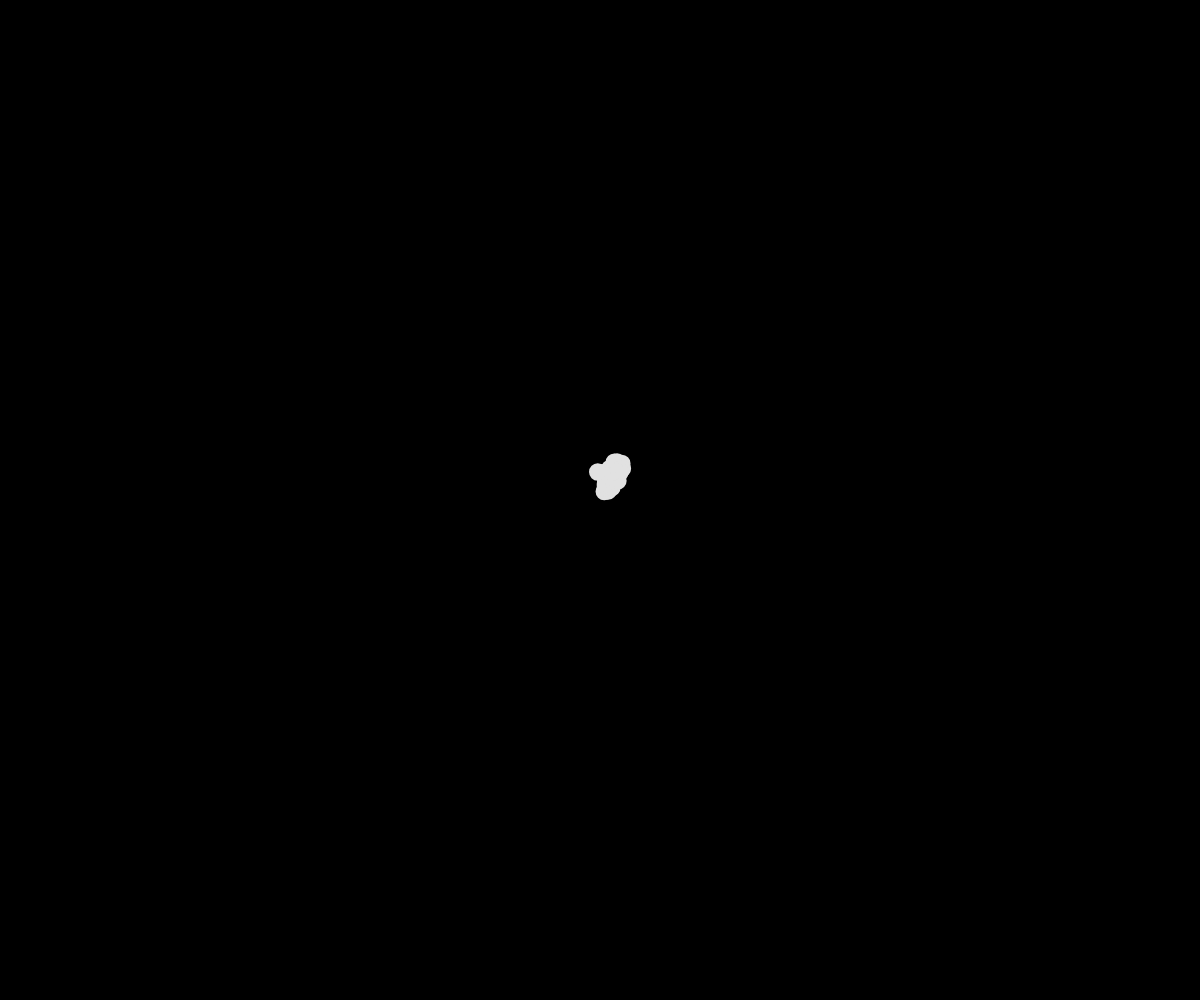
Frame 1 (no input)
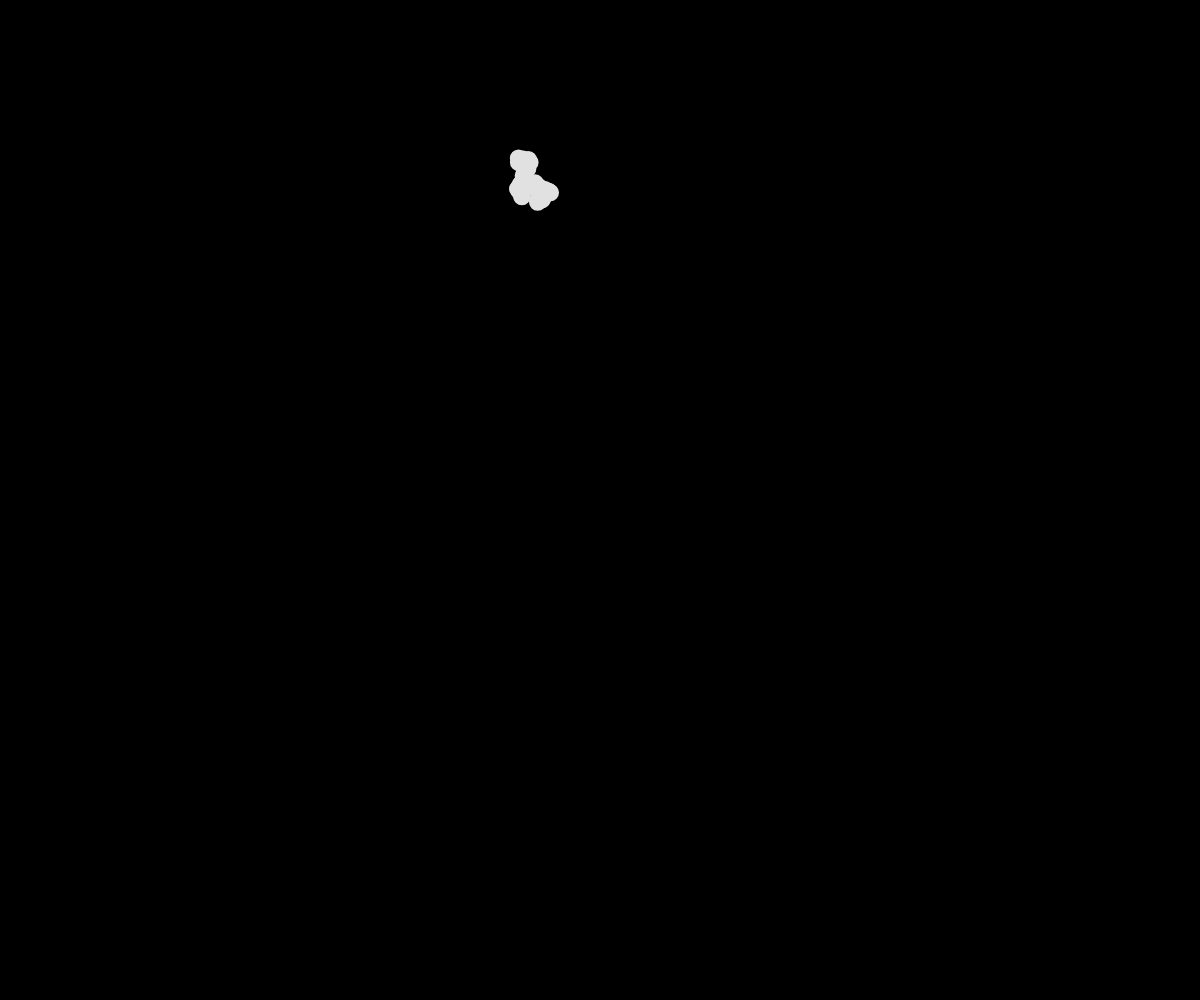
Frame 60 (no input)
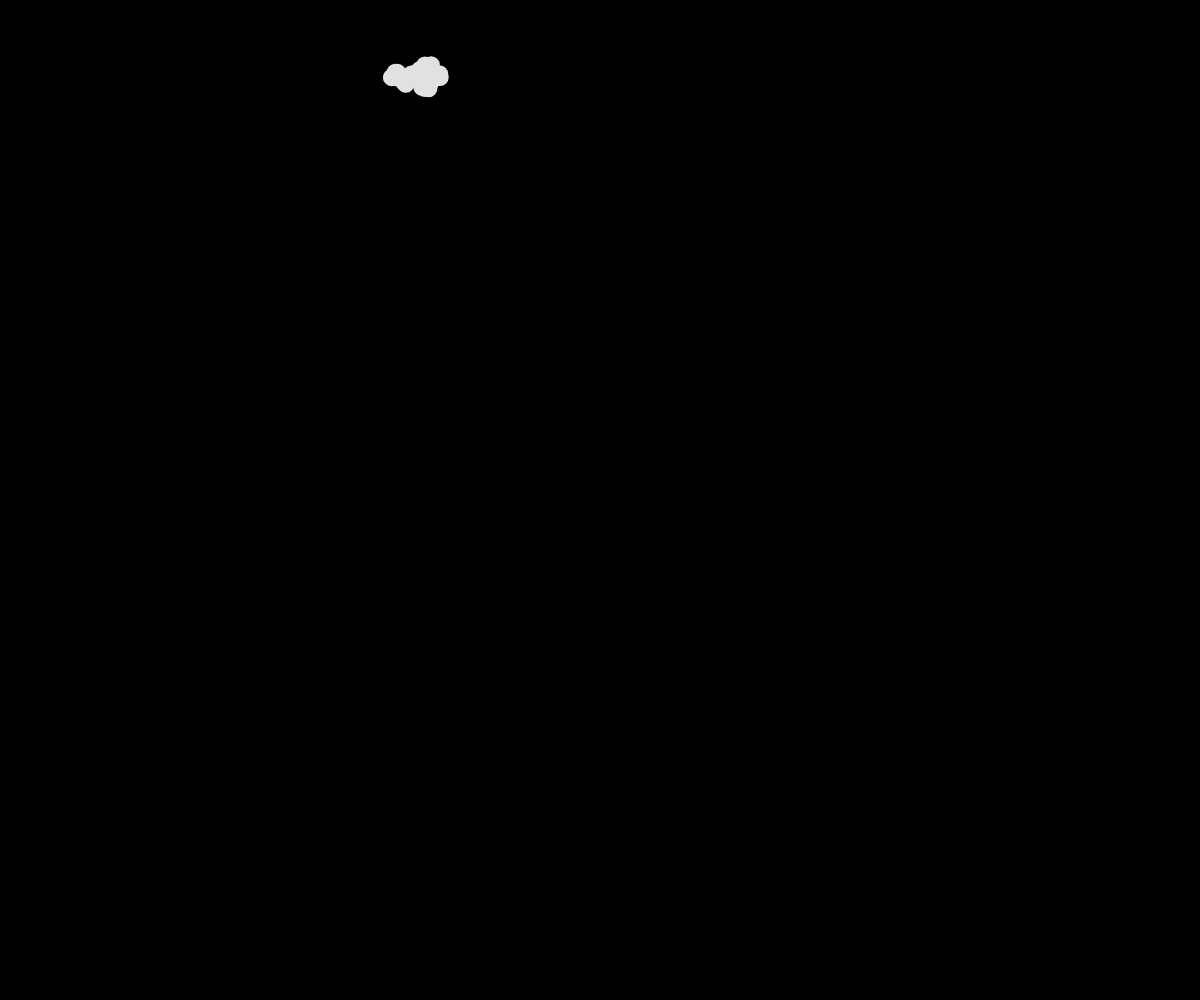
Frame 120 (the mouse pressed at the canvas centre since frame 60)

The p5.js sketch that drew these frames (run headless with seeded random() and noise() and a simulated clock; from frame 60 on, the mouse is pressed at the canvas centre):

// p5.js sketch
// ── sketch.js
//let bubble = [];
let b;
function setup() {
  createCanvas(windowWidth,windowHeight);
  b = new Bubbles();
}

function draw() {
  background(0);
  for (let i = 0; i < 50; i++) {
    b.move();
    b.show();
  }
  }

function mousedragged(){
  let p = random(10,50);
  
bubbles.push(b);
}


class Bubbles {
  constructor() {
    this.x = random(width/2-30, width/2+30);
    this.y = random(height/2-30,height/2+30);
    this.r = random(0, 5);
  }


move () {
  this.x = this.x + random(-5, 5);
  this.y = this.y + random(-5, 5);
}

show() {
  stroke(225);
  strokeWeight(10);
  noFill();
  ellipse(this.x, this.y, this.r * 2,this.r * 2);
}
}
